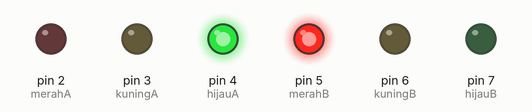
Recording of a sketch running on a simulated Arduino Uno, built with avr-gcc and run on an emulated ATmega328P. On the bench: output pins drawn as LEDs (lit = HIGH).

Above: at 0.1 s.
At 7.1 s:
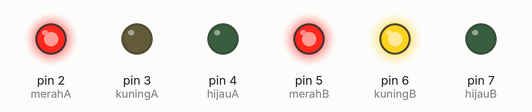
At 8.1 s:
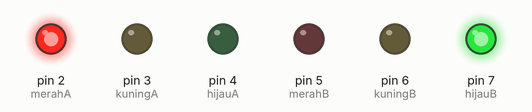
At 15.1 s:
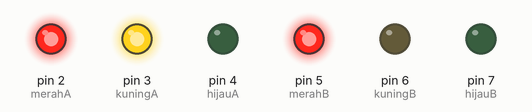
At 26.1 s:
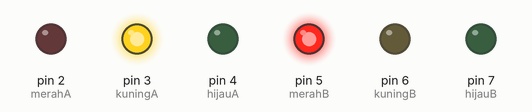
At 34.1 s:
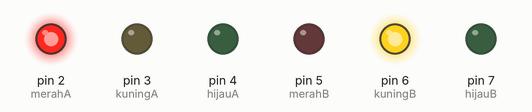
Timing chart, 0 to 38.5 s (numbered marks = the images above):
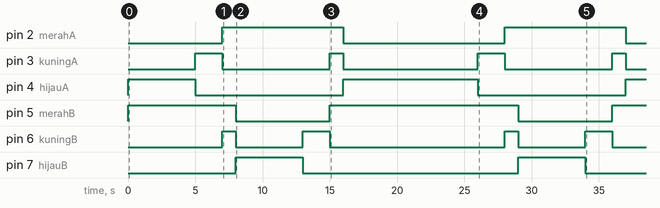

The sketch:

code.ino
```cpp
// ================================
// Traffic Light 2 Arah
// Animasi seperti lampu lalu lintas asli
// ================================

const int merahA = 2;
const int kuningA = 3;
const int hijauA = 4;

const int merahB = 5;
const int kuningB = 6;
const int hijauB = 7;

void setup() {
  pinMode(merahA, OUTPUT);
  pinMode(kuningA, OUTPUT);
  pinMode(hijauA, OUTPUT);

  pinMode(merahB, OUTPUT);
  pinMode(kuningB, OUTPUT);
  pinMode(hijauB, OUTPUT);
}

void loop() {

  digitalWrite(hijauA, HIGH);
  digitalWrite(kuningA, LOW);
  digitalWrite(merahA, LOW);

  digitalWrite(merahB, HIGH);
  digitalWrite(kuningB, LOW);
  digitalWrite(hijauB, LOW);

  delay(5000);

  digitalWrite(hijauA, LOW);
  digitalWrite(kuningA, HIGH);

  delay(2000);

  digitalWrite(kuningA, LOW);
  digitalWrite(merahA, HIGH);

  digitalWrite(merahB, HIGH);
  digitalWrite(kuningB, HIGH);

  delay(1000);

  digitalWrite(merahB, LOW);
  digitalWrite(kuningB, LOW);
  digitalWrite(hijauB, HIGH);

  delay(5000);

  digitalWrite(hijauB, LOW);
  digitalWrite(kuningB, HIGH);

  delay(2000);

  digitalWrite(kuningB, LOW);
  digitalWrite(merahB, HIGH);

  digitalWrite(merahA, HIGH);
  digitalWrite(kuningA, HIGH);

  delay(1000);

  digitalWrite(merahA, LOW);
  digitalWrite(kuningA, LOW);
  digitalWrite(hijauA, HIGH);

  delay(5000);
}
```

Measured:
- by itself, pin 2 (merahA): alternates HIGH for 9.0 s and LOW for 12.0 s
- by itself, pin 3 (kuningA): LOW → HIGH at 5.0 s, → LOW 2.0 s later, → HIGH 8.0 s later, → LOW 1.0 s later, … (8 changes in this stretch)
- by itself, pin 4 (hijauA): goes HIGH 5.0 s, LOW 11.0 s, HIGH 10.0 s, LOW 11.0 s, then HIGH
- by itself, pin 5 (merahB): goes HIGH 8.0 s, LOW 7.0 s, HIGH 14.0 s, LOW 7.0 s, then HIGH
- by itself, pin 6 (kuningB): LOW → HIGH at 7.0 s, → LOW 1.0 s later, → HIGH 5.0 s later, → LOW 2.0 s later, … (8 changes in this stretch)
- by itself, pin 7 (hijauB): alternates HIGH for 5.0 s and LOW for 16.0 s
